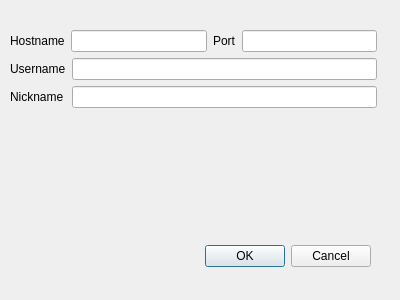
<?xml version="1.0" encoding="UTF-8"?>
<ui version="4.0">
 <class>ConnectDialog</class>
 <widget class="QDialog" name="ConnectDialog">
  <property name="geometry">
   <rect>
    <x>0</x>
    <y>0</y>
    <width>400</width>
    <height>300</height>
   </rect>
  </property>
  <property name="windowTitle">
   <string>Dialog</string>
  </property>
  <widget class="QDialogButtonBox" name="buttonBox">
   <property name="geometry">
    <rect>
     <x>30</x>
     <y>240</y>
     <width>341</width>
     <height>32</height>
    </rect>
   </property>
   <property name="orientation">
    <enum>Qt::Horizontal</enum>
   </property>
   <property name="standardButtons">
    <set>QDialogButtonBox::Cancel|QDialogButtonBox::Ok</set>
   </property>
  </widget>
  <widget class="QWidget" name="layoutWidget">
   <property name="geometry">
    <rect>
     <x>10</x>
     <y>30</y>
     <width>367</width>
     <height>100</height>
    </rect>
   </property>
   <layout class="QFormLayout" name="formLayout">
    <item row="0" column="0" colspan="2">
     <layout class="QHBoxLayout" name="horizontalLayout">
      <item>
       <widget class="QLabel" name="labelHost">
        <property name="text">
         <string>Hostname</string>
        </property>
        <property name="buddy">
         <cstring>lineEditHost</cstring>
        </property>
       </widget>
      </item>
      <item>
       <widget class="QLineEdit" name="lineEditHost"/>
      </item>
      <item>
       <widget class="QLabel" name="labelPort">
        <property name="text">
         <string>Port</string>
        </property>
        <property name="buddy">
         <cstring>lineEditPort</cstring>
        </property>
       </widget>
      </item>
      <item>
       <widget class="QLineEdit" name="lineEditPort"/>
      </item>
     </layout>
    </item>
    <item row="1" column="0">
     <widget class="QLabel" name="labelUser">
      <property name="text">
       <string>Username</string>
      </property>
      <property name="buddy">
       <cstring>lineEditUser</cstring>
      </property>
     </widget>
    </item>
    <item row="1" column="1">
     <widget class="QLineEdit" name="lineEditUser"/>
    </item>
    <item row="2" column="0">
     <widget class="QLabel" name="labelNick">
      <property name="text">
       <string>Nickname</string>
      </property>
      <property name="buddy">
       <cstring>lineEditNick</cstring>
      </property>
     </widget>
    </item>
    <item row="2" column="1">
     <widget class="QLineEdit" name="lineEditNick"/>
    </item>
   </layout>
  </widget>
 </widget>
 <resources/>
 <connections>
  <connection>
   <sender>buttonBox</sender>
   <signal>accepted()</signal>
   <receiver>ConnectDialog</receiver>
   <slot>accept()</slot>
   <hints>
    <hint type="sourcelabel">
     <x>248</x>
     <y>254</y>
    </hint>
    <hint type="destinationlabel">
     <x>157</x>
     <y>274</y>
    </hint>
   </hints>
  </connection>
  <connection>
   <sender>buttonBox</sender>
   <signal>rejected()</signal>
   <receiver>ConnectDialog</receiver>
   <slot>reject()</slot>
   <hints>
    <hint type="sourcelabel">
     <x>316</x>
     <y>260</y>
    </hint>
    <hint type="destinationlabel">
     <x>286</x>
     <y>274</y>
    </hint>
   </hints>
  </connection>
 </connections>
</ui>
